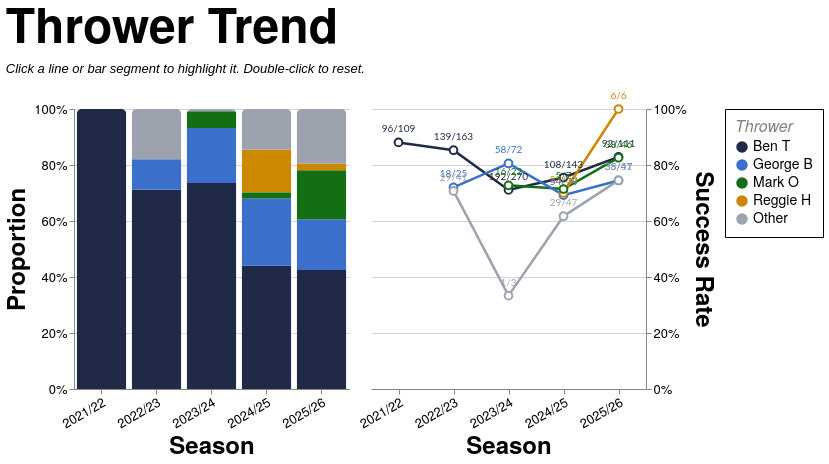

Vega-Lite specification for this chart:
### Vega-Lite specification from a JSON file in a GitHub repository (floating-point values rounded to 4 significant figures; data arrays with more than 128 entries replaced by an {"elided": "..."} marker saying what was removed)
{"config": {"axis": {"labelFont": "PT Sans Narrow, Helvetica Neue, Helvetica, Arial, sans-serif", "titleFont": "PT Sans Narrow, Helvetica Neue, Helvetica, Arial, sans-serif", "labelFontSize": 13, "titleFontSize": 24, "gridColor": "#202947", "gridOpacity": 0.2, "zindex": 1}, "text": {"font": "Lato, sans-serif"}, "bar": {"cornerRadiusEnd": 5}, "header": {"labelFont": "PT Sans Narrow, Helvetica Neue, Helvetica, Arial, sans-serif", "titleFont": "PT Sans Narrow, Helvetica Neue, Helvetica, Arial, sans-serif", "labelFontSize": 24, "titleFontSize": 28, "labelFontWeight": "bold", "orient": "left"}, "legend": {"labelFont": "PT Sans Narrow, Helvetica Neue, Helvetica, Arial, sans-serif", "titleFont": "PT Sans Narrow, Helvetica Neue, Helvetica, Arial, sans-serif", "labelFontSize": 14, "titleFontSize": 16, "titlePadding": 5, "fillColor": "white", "strokeColor": "black", "padding": 10, "titleFontWeight": "lighter", "titleFontStyle": "italic", "titleColor": "gray", "offset": 10}, "title": {"font": "PT Sans Narrow, Helvetica Neue, Helvetica, Arial, sans-serif", "fontSize": 48, "fontWeight": "bold", "anchor": "start", "align": "center", "titlePadding": 20, "subtitlePadding": 10, "subtitleFontSize": 13, "subtitleColor": "", "subtitleFontStyle": "italic", "offset": 15, "color": "black"}, "axisX": {"labelAngle": 0}, "facet": {"title": null, "header": null, "align": {"row": "each", "column": "each"}}, "resolve": {"scale": {"y": "independent", "facet": "independent"}}, "background": "transparent", "scale": {"offsetBandPaddingOuter": 0.2, "offsetBandPaddingInner": 0.1}, "view": {"stroke": null, "background": "transparent"}}, "hconcat": [{"mark": {"type": "bar", "opacity": 0.85}, "encoding": {"color": {"field": "thrower_tier", "scale": {"domain": ["Ben T", "George B", "Mark O", "Reggie H", "Other"], "range": ["#202946", "#3a6fcc", "#146f14", "#cc8800", "#9ca3af"]}, "title": "Thrower", "type": "nominal"}, "opacity": {"condition": {"param": "param_13", "value": 1.0, "empty": true}, "value": 0.2}, "order": {"field": "tier_sort_order", "sort": "ascending", "type": "quantitative"}, "tooltip": [{"field": "season", "title": "Season", "type": "nominal"}, {"field": "thrower_tier_name", "title": "Thrower", "type": "nominal"}, {"field": "attempts", "format": ",.0f", "title": "Attempts", "type": "quantitative"}, {"field": "won", "format": ",.0f", "title": "Won", "type": "quantitative"}, {"field": "success_rate", "format": ".1%", "title": "Success Rate", "type": "quantitative"}], "x": {"axis": {"labelAngle": -30}, "field": "season", "sort": ["2021/22", "2022/23", "2023/24", "2024/25", "2025/26"], "title": "Season", "type": "nominal"}, "y": {"axis": {"format": "%", "orient": "left"}, "field": "attempts", "stack": "normalize", "title": "Proportion", "type": "quantitative"}}, "height": 280, "name": "view_13", "transform": [{"filter": "(loSquad == 'All' || datum.squad == loSquad) && (loGameType == 'All' || (loGameType == 'League + Cup' && (datum.game_type == 'League' || datum.game_type == 'Cup')) || (loGameType == 'League only' && datum.game_type == 'League') || datum.game_type == loGameType) && (loJumper == 'All' || datum.jumper == loJumper) && (loArea == 'All' || datum.area == loArea) && (loNumbers == 'All' || datum.numbers == loNumbers)"}, {"aggregate": [{"op": "count", "as": "attempts"}, {"op": "sum", "field": "won", "as": "won"}], "groupby": ["season", "thrower_tier", "thrower_tier_name"]}, {"joinaggregate": [{"op": "sum", "field": "attempts", "as": "season_attempts"}], "groupby": ["season"]}, {"calculate": "datum.attempts / datum.season_attempts", "as": "norm_count"}, {"calculate": "datum.won / datum.attempts", "as": "success_rate"}, {"calculate": "datum.won + '/' + datum.attempts", "as": "won_attempts_label"}, {"calculate": "datum.thrower_tier == 'Ben T' ? 0 : datum.thrower_tier == 'George B' ? 1 : datum.thrower_tier == 'Mark O' ? 2 : datum.thrower_tier == 'Reggie H' ? 3 : 999", "as": "tier_sort_order"}], "width": {"step": 55}}, {"layer": [{"mark": {"type": "line", "point": {"fill": "white", "filled": false, "size": 60}, "strokeWidth": 2.5}, "encoding": {"color": {"field": "thrower_tier", "scale": {"domain": ["Ben T", "George B", "Mark O", "Reggie H", "Other"], "range": ["#202946", "#3a6fcc", "#146f14", "#cc8800", "#9ca3af"]}, "title": "Thrower", "type": "nominal"}, "detail": {"field": "thrower_tier", "type": "nominal"}, "opacity": {"condition": {"param": "param_13", "value": 1.0, "empty": true}, "value": 0.2}, "tooltip": [{"field": "season", "title": "Season", "type": "nominal"}, {"field": "thrower_tier_name", "title": "Thrower", "type": "nominal"}, {"field": "attempts", "format": ",.0f", "title": "Attempts", "type": "quantitative"}, {"field": "won", "format": ",.0f", "title": "Won", "type": "quantitative"}, {"field": "success_rate", "format": ".1%", "title": "Success Rate", "type": "quantitative"}], "x": {"axis": {"labelAngle": -30}, "field": "season", "sort": ["2021/22", "2022/23", "2023/24", "2024/25", "2025/26"], "title": "Season", "type": "nominal"}, "y": {"axis": {"format": "%", "orient": "right"}, "field": "success_rate", "scale": {"domainMax": 1, "nice": true}, "title": "Success Rate", "type": "quantitative"}}, "name": "view_12", "transform": [{"filter": "(loSquad == 'All' || datum.squad == loSquad) && (loGameType == 'All' || (loGameType == 'League + Cup' && (datum.game_type == 'League' || datum.game_type == 'Cup')) || (loGameType == 'League only' && datum.game_type == 'League') || datum.game_type == loGameType) && (loJumper == 'All' || datum.jumper == loJumper) && (loArea == 'All' || datum.area == loArea) && (loNumbers == 'All' || datum.numbers == loNumbers)"}, {"aggregate": [{"op": "count", "as": "attempts"}, {"op": "sum", "field": "won", "as": "won"}], "groupby": ["season", "thrower_tier", "thrower_tier_name"]}, {"joinaggregate": [{"op": "sum", "field": "attempts", "as": "season_attempts"}], "groupby": ["season"]}, {"calculate": "datum.attempts / datum.season_attempts", "as": "norm_count"}, {"calculate": "datum.won / datum.attempts", "as": "success_rate"}, {"calculate": "datum.won + '/' + datum.attempts", "as": "won_attempts_label"}, {"calculate": "datum.thrower_tier == 'Ben T' ? 0 : datum.thrower_tier == 'George B' ? 1 : datum.thrower_tier == 'Mark O' ? 2 : datum.thrower_tier == 'Reggie H' ? 3 : 999", "as": "tier_sort_order"}]}, {"mark": {"type": "text", "align": "center", "baseline": "bottom", "dy": -8, "fontSize": 10}, "encoding": {"color": {"field": "thrower_tier", "scale": {"domain": ["Ben T", "George B", "Mark O", "Reggie H", "Other"], "range": ["#202946", "#3a6fcc", "#146f14", "#cc8800", "#9ca3af"]}, "title": "Thrower", "type": "nominal"}, "detail": {"field": "thrower_tier", "type": "nominal"}, "opacity": {"condition": {"param": "param_13", "value": 1.0, "empty": true}, "value": 0.2}, "text": {"field": "won_attempts_label", "type": "nominal"}, "x": {"axis": {"labelAngle": -30}, "field": "season", "sort": ["2021/22", "2022/23", "2023/24", "2024/25", "2025/26"], "title": "Season", "type": "nominal"}, "y": {"axis": {"format": "%", "orient": "right"}, "field": "success_rate", "scale": {"domainMax": 1, "nice": true}, "title": "Success Rate", "type": "quantitative"}}, "transform": [{"filter": "(loSquad == 'All' || datum.squad == loSquad) && (loGameType == 'All' || (loGameType == 'League + Cup' && (datum.game_type == 'League' || datum.game_type == 'Cup')) || (loGameType == 'League only' && datum.game_type == 'League') || datum.game_type == loGameType) && (loJumper == 'All' || datum.jumper == loJumper) && (loArea == 'All' || datum.area == loArea) && (loNumbers == 'All' || datum.numbers == loNumbers)"}, {"aggregate": [{"op": "count", "as": "attempts"}, {"op": "sum", "field": "won", "as": "won"}], "groupby": ["season", "thrower_tier", "thrower_tier_name"]}, {"joinaggregate": [{"op": "sum", "field": "attempts", "as": "season_attempts"}], "groupby": ["season"]}, {"calculate": "datum.attempts / datum.season_attempts", "as": "norm_count"}, {"calculate": "datum.won / datum.attempts", "as": "success_rate"}, {"calculate": "datum.won + '/' + datum.attempts", "as": "won_attempts_label"}, {"calculate": "datum.thrower_tier == 'Ben T' ? 0 : datum.thrower_tier == 'George B' ? 1 : datum.thrower_tier == 'Mark O' ? 2 : datum.thrower_tier == 'Reggie H' ? 3 : 999", "as": "tier_sort_order"}]}], "height": 280, "width": {"step": 55}}], "data": {"name": "data-770c0a1c376cecb9a24750ca4abbbc66"}, "params": [{"name": "loSquad", "value": "All"}, {"name": "loSeason", "value": "All"}, {"name": "loGameType", "value": "All"}, {"name": "loThrower", "value": "All"}, {"name": "loJumper", "value": "All"}, {"name": "loArea", "value": "All"}, {"name": "loNumbers", "value": "All"}, {"name": "param_13", "select": {"type": "point", "clear": "dblclick", "fields": ["thrower_tier"], "on": "click"}, "views": ["view_13", "view_12"]}], "resolve": {"scale": {"color": "shared"}}, "spacing": 8, "title": {"text": "Thrower Trend", "subtitle": "Click a line or bar segment to highlight it. Double-click to reset."}, "$schema": "https://vega.github.io/schema/vega-lite/v5.20.1.json", "datasets": {"data-770c0a1c376cecb9a24750ca4abbbc66": {"elided": "1291 records"}}}
